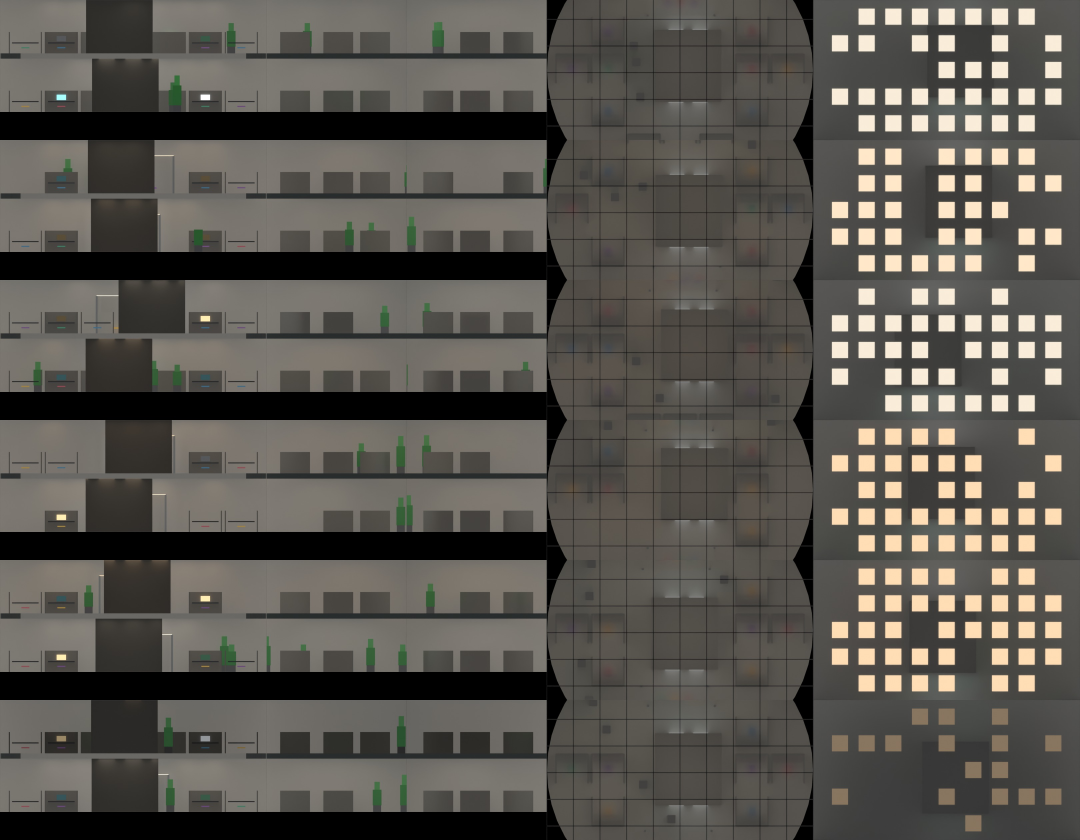
#> input picture tools/art_pipeline/city/vendor_solace_v5/imap_atlas.jpg, 3240 x 2520 px (shown at 1/3 size)
$ python -i routes.py   (imports and definitions only)
#> lines starting #> are read from the running program, lines starting #| are printed output that depends on the picture
"""Checked routes: recorded inputs that carry a tester past screens it is not here to test (doc 05 §10).

A route is a list of steps; each step is some inputs (1280x720 coordinates, as blackbox.py takes
them) and the screen it must lead to, kept as a small reference frame. Playing a route checks every
checkpoint with a pixel comparison (no model call); the first checkpoint that does not match stops the
route and hands the tester the screen as it is, with "the route broke here" (itself a sign the UI
changed). Routes belong to the build they were recorded on (`routes/<build8>/<name>.json`).

Recording (drive the game yourself, one step at a time; each step prints the new screenshot):

    python tools/playtest/routes.py rec-start --name to_hq
    python tools/playtest/routes.py rec --name to_hq click 500 405 [--note "New campaign setup"]
    python tools/playtest/routes.py rec --name to_hq key enter
    python tools/playtest/routes.py rec --name to_hq wait 3
    python tools/playtest/routes.py rec-undo --name to_hq          # drop the last step (it is not replayed)
    python tools/playtest/routes.py rec-end --name to_hq
    python tools/playtest/routes.py test --name to_hq             # replay on a fresh copy and report

Written as a file on purpose: never run Python from stdin on this machine.
"""

from __future__ import annotations

import argparse
import json
import shutil
import subprocess
import sys
import time
from pathlib import Path

sys.path.insert(0, str(Path(__file__).resolve().parent))
import blackbox as bb  # noqa: E402

ROOT = Path(__file__).resolve().parent.parent.parent
ROUTES = ROOT / "tools" / "playtest" / "routes"
BUILD = ROOT / ".claude" / "worktrees" / "playtest-build"
REC_SESSIONS = ROOT / ".playtest_sessions" / "_routes"
MIN_TOL = 0.06


def build_sha() -> str:
    return subprocess.run(["git", "rev-parse", "HEAD"], cwd=BUILD, capture_output=True, text=True).stdout.strip()


def sig(img, region=None) -> bytes:
    """Greyscale fingerprint; `region` (x0, y0, x1, y1) compares only a static part of the screen."""
    if region:
        return img.convert("L").crop(tuple(region)).resize((160, 40)).tobytes()
    small = img.convert("L").resize((160, 90))
    return small.crop((0, 0, 160, 85)).tobytes()  # the bottom ticker scrolls forever


def diff(a: bytes, b: bytes) -> float:
    return sum(1 for p, q in zip(a, b) if abs(p - q) > 14) / max(1, len(a))


# [10 lines left out: function stable, not called in this run]


def route_file(name: str, build: str | None = None) -> Path:
    return ROUTES / (build or build_sha())[:8] / ("%s.json" % name)


# [13 lines left out: function do_action, not called in this run]


def load(name: str, build: str | None = None) -> dict | None:
    f = route_file(name, build)
    return json.loads(f.read_text(encoding="utf-8")) if f.exists() else None


# [32 lines left out: function play, not called in this run]


# ---------------------------------------------------------------- recorder

# [2 lines that did not run here, left out]


# [116 lines left out: function main, not called in this run]


# [2 lines not run here, left out]

>>> from PIL import Image
>>> picture = Image.open('../art_pipeline/city/vendor_solace_v5/imap_atlas.jpg')
#> picture is the input picture: PIL image 3240x2520 RGB; mean R, G, B 87.8, 84.7, 78.7
>>> result = sig(picture)
#> in sig, `small = img.convert("L").resize((160, 90))`:
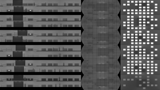
#> small: PIL image 160x90 L; min 0, max 255, mean 85
